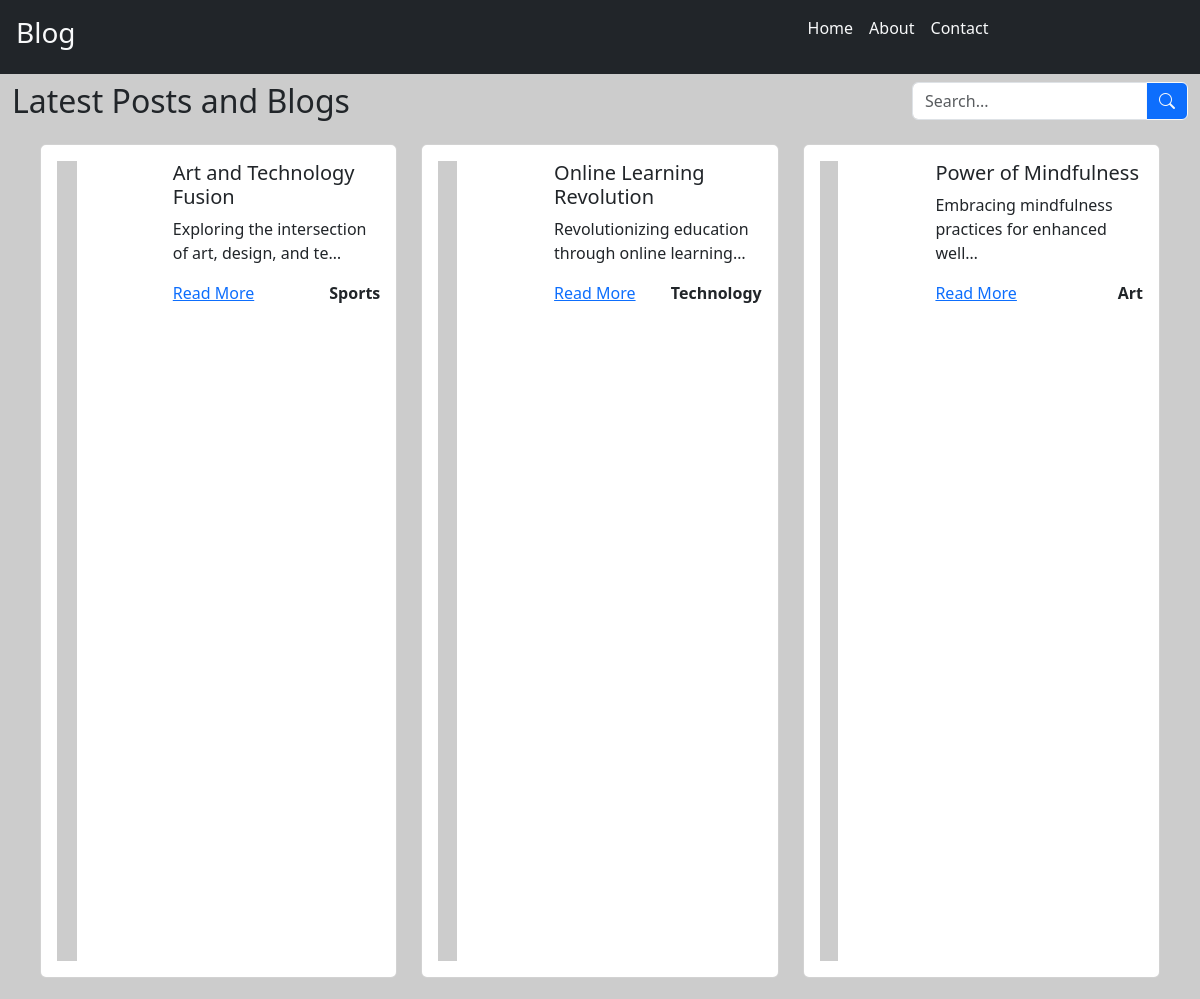
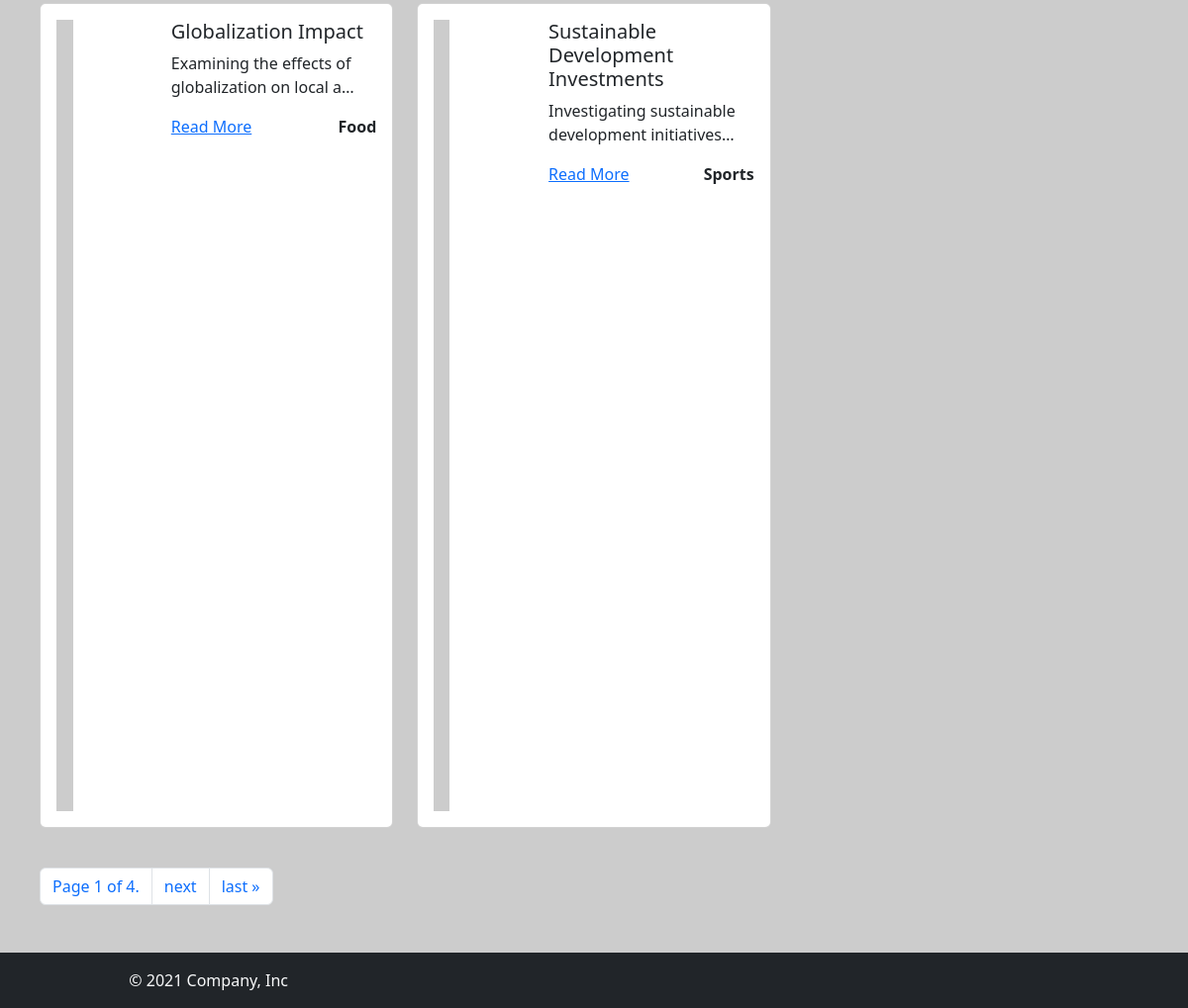
The page / on the database its author committed (2 pictures, top to bottom).
### blog/models.py (models this page shows, shortened)
class Post(models.Model):
    title = models.CharField(max_length=100)
    content = models.TextField()
    img_url = models.URLField(null=True)
    created_at = models.DateTimeField(auto_now_add=True)
    slug = models.SlugField(unique=True)
    category = models.ForeignKey(Category,on_delete=models.CASCADE)

class Category(models.Model):
    name = models.CharField(max_length=100)

### blog/views.py (the view)
# urls.py: path("",views.index, name="index"),
def index(request):
    blog_title = "Latest Posts and Blogs"
    all_posts=Post.objects.all().order_by('-created_at')
    paginator = Paginator(all_posts,5)
    page_no = request.GET.get('page')
    page_obj = paginator.get_page(page_no)
    return render(request,'blog/index.html',{'blog_title':blog_title,'page_obj':page_obj})

### blog/templates/blog/index.html (shortened to what this page needs)
{%extends 'blog/base.html'%}
{%block content%}
<div class="container-fluid ">
    <div class="row my-2">
        <div class="col">
            <h2 >{{blog_title}}</h2>
        </div>
        <div class="col-3">
            <div class="input-group">
                <input type="text" class="form-control" placeholder="Search..." aria-label="Search">
                <button class="btn btn-outline-light btn-primary " type="button" id="button-search">
                    <i class="bi bi-search"></i>
                </button>
                </div>
        </div>
    </div>
    <div class="row m-3">
        {% if page_obj%}
            {% for post in page_obj%}
            <div class="col-4 mb-4">
                <div class="card">
                    <div class="card-body">
                        <div class="row">
                            <div class="col-md-4">
                                <img style="height:300; width:300;" src="{{post.img_url}}" class="img-fluid" alt="...">
                            </div>
                            <div class="col-md-8">
                                <h5 class="card-title">{{post.title}}</h5>
                                <p class="card-text">{{post.content|truncatechars:50}}</p>
                                <div class="d-flex justify-content-between">
                                        <a href="{% url 'blog:detail' slug=post.slug %}">Read More</a>
                                    <a class="text-decoration-none text-dark fw-bold" href="#">{{post.category.name}}</a>
                                </div>
                            </div>
                        </div>
                    </div>
                </div>
            </div>
            {%endfor%}
            <div class="col-12 my-3">
                {%if page_obj.has_other_pages%}
                <nav aria-label="Page navigation">
                    <ul class="pagination">
                        {%if page_obj.has_next%}
                        <li class="page-item"><span class="page-link">Page {{page_obj.number}} of {{page_obj.paginator.num_pages}}.</span></li>
                        <li class="page-item">
                            <a class="page-link" href="?page={{page_obj.next_page_number}}" aria-label="Next">
                                <span aria-hidden="true">next</span>
                            </a>
                        </li>
                        <li class="page-item">
                            <a class="page-link" href="?page={{page_obj.paginator.num_pages}}" aria-label="Last">
                                <span aria-hidden="true">last &raquo;</span>
                            </a>
                        </li>
                        {%endif%}
                    </ul>
                </nav>
            {%endif%}
            </div>
        {%else%}
        <p>No posts available </p>
        {%endif%}
    </div>
</div>
{%endblock%}

### blog/templates/blog/base.html (shortened to what this page needs)
{% load static%}
<!DOCTYPE html>
<html lang="en">
<head>
    <link href="https://cdn.jsdelivr.net/npm/bootstrap@5.3.3/dist/css/bootstrap.min.css" rel="stylesheet">
    <link rel="stylesheet" href="{% static 'blog/style.css'%}">
    <link rel="stylesheet" href="https://cdn.jsdelivr.net/npm/bootstrap-icons@1.3.0/font/bootstrap-icons.css">
</head>
<body >
    {%include 'blog/includes/header.html'%}
    {%block content%}
    {%endblock%}
    {%include 'blog/includes/footer.html'%}
</body>
</html>

### blog/templates/blog/includes/header.html
<header class="p-3 bg-dark text-white">
    <div class="row">
        <div class="col">
            <a class="text-light text-decoration-none" href="/blog"><h3>Blog</h3></a>
        </div>
        <div class="col">
            <div class="d-flex justify-content-center gap-3">
                <a class="text-light text-decoration-none" href="/">Home</a>
                <a class="text-light text-decoration-none" href="/about">About</a>
                <a class="text-light text-decoration-none" href="/contact">Contact</a>
            </div>
        </div>
    </div>
</header>

### blog/templates/blog/includes/footer.html
<footer class="bg-dark text-light p-3">
    <div class="col-4 d-flex justify-content-center align-items-center">
        <span class="text-light">© 2021 Company, Inc</span>
    </div>
</footer>

### blog/static/blog/style.css (style rules this page uses)
body { background-color: #cccccc; }

### rows shown on the page
Post: title "Art and Technology Fusion", content "Exploring the intersection of art, design, and te…", category.name "Sports"
Post: title "Online Learning Revolution", content "Revolutionizing education through online learning…", category.name "Technology"
Post: title "Power of Mindfulness", content "Embracing mindfulness practices for enhanced well…", category.name "Art"
Post: title "Globalization Impact", content "Examining the effects of globalization on local a…", category.name "Food"
Post: title "Sustainable Development Investments", content "Investigating sustainable development initiatives…", category.name "Sports"

### other values the page prints
{{ blog_title }} "Latest Posts and Blogs"
{{ page_obj.number }} "1"
{{ page_obj.paginator.num_pages }} "4"
